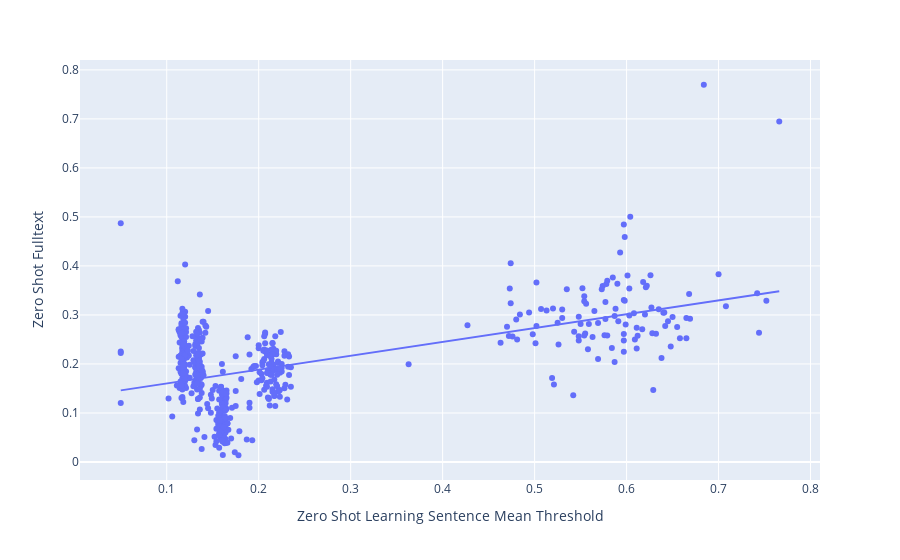

The notebook cell this image was saved under:
### Code cell
fig = px.scatter(result_normal, x="Zero Shot Learning Sentence Mean Threshold", y="Zero Shot Fulltext", trendline = "ols")
fig.show()
results = px.get_trendline_results(fig)
print(results)

results.px_fit_results.iloc[0].summary()

### Figure 1 — Plotly figure (JSON) as saved in the notebook; plotly's stock layout.template omitted (floating-point values rounded to 4 significant figures; data arrays with more than 128 entries replaced by an {"elided": "..."} marker saying what was removed)
{"data": [{"hovertemplate": "Zero Shot Learning Sentence Mean Threshold=%{x}<br>Zero Shot Fulltext=%{y}<extra></extra>", "legendgroup": "", "marker": {"color": "#636efa", "symbol": "circle"}, "mode": "markers", "name": "", "orientation": "v", "showlegend": false, "type": "scatter", "x": {"elided": "545 float values"}, "xaxis": "x", "y": {"elided": "545 float values"}, "yaxis": "y"}, {"hovertemplate": "<b>OLS trendline</b><br>Zero Shot Fulltext = 0.282755 * Zero Shot Learning Sentence Mean Threshold + 0.131975<br>R<sup>2</sup>=0.305491<br><br>Zero Shot Learning Sentence Mean Threshold=%{x}<br>Zero Shot Fulltext=%{y} <b>(trend)</b><extra></extra>", "legendgroup": "", "marker": {"color": "#636efa", "symbol": "circle"}, "mode": "lines", "name": "", "showlegend": false, "type": "scatter", "x": {"elided": "545 float values"}, "xaxis": "x", "y": {"elided": "545 float values"}, "yaxis": "y"}], "layout": {"legend": {"tracegroupgap": 0}, "margin": {"t": 60}, "xaxis": {"anchor": "y", "domain": [0, 1], "title": {"text": "Zero Shot Learning Sentence Mean Threshold"}}, "yaxis": {"anchor": "x", "domain": [0, 1], "title": {"text": "Zero Shot Fulltext"}}}}
